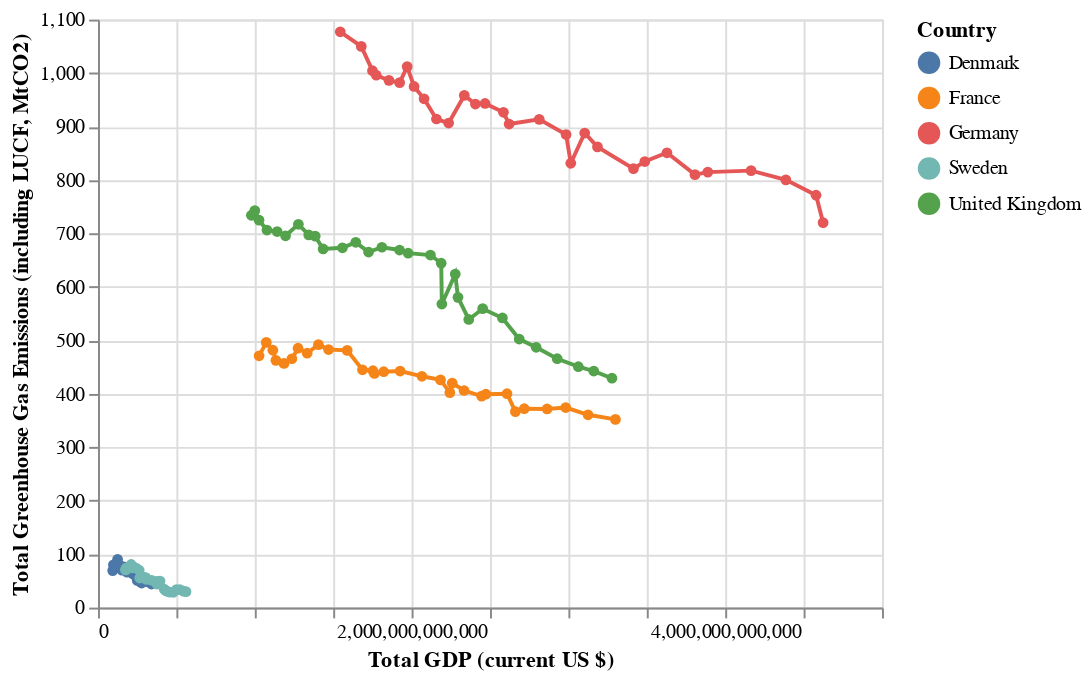

The notebook cell this image was saved under:
### Markdown cell above
### Observations

There are some surprising correlations that came out of this analysis. Some results are discussed below:

- Some countries show a negative correlation between GDP and Greenhouse Gas emissions. This is interesting because it may mean that these nations are able to grow their economies without increasing their greenhouse gas emissions. Some nations include:
  - United Kingdom (-0.96, n=30)
  - France (-0.96, n=28)
  - Germany (-0.96, n=30)
  - Belgium (-0.95, n=30)
  - Sweden: (-0.95, n=30)
  - Denmark (-0.91, n=30)
- For some countries, there are strong negative relationships between GHG emissions and Percent Poverty. Perhaps industrialization has a strong effect in helping reduce poverty for several nations? This includes:
  - Philippines (-0.99, n=24)
  - Seychelles (-0.98, n=11)
  - Guyana (-0.98, n=13)
  - India (-0.98, n=24)
  - Mali (-0.97, n=30)
- A strong positive correlation was observed between GDP total and Percent Poverty in these countries. This was somewhat unexpected, but generally we see GDP generally increasing over long enough spans of time 10-30 years. We believe these variables to be confounded with the passing of time and what we are really seeing here is just a list of countries with an increasing poverty rate.
  - Comoros (0.95, n=18)
  - Yemen (0.92, n=24)
  - United States (0.90, n=30)
  - Madagascar (0.89, n=27)
  - Iraq (0.85, n=15)

### **Let's visualize some of these relationships**

Here I will make two scatterplots. One plot will show the top 5 countries that have the most negative correlation between emissions and GDP. The second plot will show the top 5 countries that have the most negative correlation with GHG emissions and percent poverty.

### Code cell
# Get countries to show for the GDP and GHG Viz
emissions_countries = {
    c["Country"]: f"({c['Country']} {round(c['Pearson'], 2)}, n={c['n']})"
    for _, c in country_corr_df[
        country_corr_df["Var_Label"].eq("GDP_Total + Total_GHG")
    ]
    .sort_values("Pearson")
    .head()
    .iterrows()
}

corr_df_1 = out_df[out_df["Country"].isin(emissions_countries.keys())]

corr_chart_1 = (
    alt.Chart(corr_df_1)
    .mark_line(point=alt.OverlayMarkDef(filled=True))
    .encode(
        x=alt.X("GDP_Total:Q", axis=alt.Axis(title="Total GDP (current US $)")),
        y=alt.Y(
            "Total_GHG:Q",
            axis=alt.Axis(
                title="Total Greenhouse Gas Emissions (including LUCF, MtCO2)"
            ),
        ),
        color=alt.Color("Country:N"),
        tooltip=["Country", "Total_GHG:Q", "GDP_Total:Q"],
    )
)

corr_chart_1

### Figure 1 — Vega-Lite specification as saved in the notebook (floating-point values rounded to 4 significant figures; data arrays with more than 128 entries replaced by an {"elided": "..."} marker saying what was removed)
{"config": {"view": {"continuousWidth": 400, "continuousHeight": 300}}, "data": {"name": "data-2783f4936c6abadda9e9c0c9adba8792"}, "mark": {"type": "line", "point": {"filled": true}}, "encoding": {"color": {"field": "Country", "type": "nominal"}, "tooltip": [{"field": "Country", "type": "nominal"}, {"field": "Total_GHG", "type": "quantitative"}, {"field": "GDP_Total", "type": "quantitative"}], "x": {"axis": {"title": "Total GDP (current US $)"}, "field": "GDP_Total", "type": "quantitative"}, "y": {"axis": {"title": "Total Greenhouse Gas Emissions (including LUCF, MtCO2)"}, "field": "Total_GHG", "type": "quantitative"}}, "$schema": "https://vega.github.io/schema/vega-lite/v4.17.0.json", "datasets": {"data-2783f4936c6abadda9e9c0c9adba8792": {"elided": "150 records"}}}
